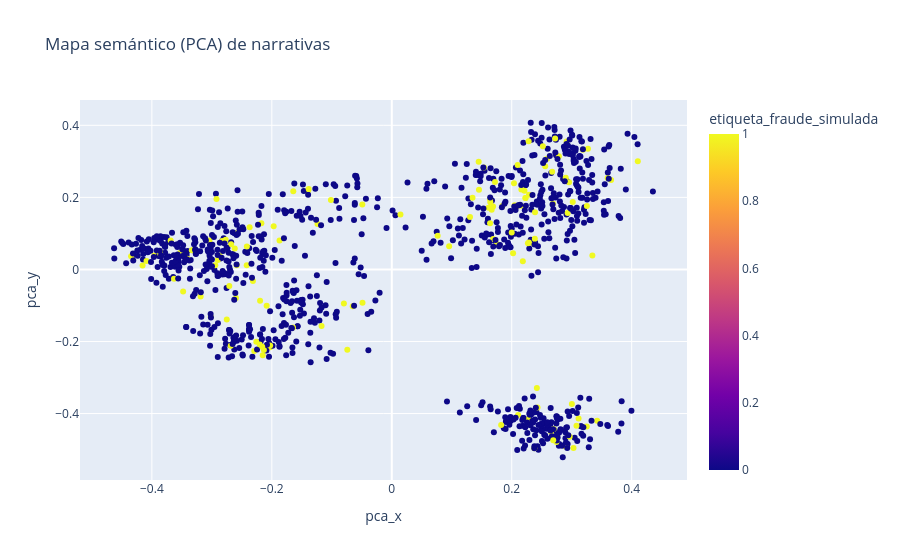

Notebook code cell kept with this figure:
### Code cell
# NLP: Mapa semántico (PCA) + pares similares (cosine)
import ast
from sklearn.decomposition import PCA
from sklearn.metrics.pairwise import cosine_similarity

if 'descripcion_embedding' not in df_master.columns:
    raise RuntimeError('No existe descripcion_embedding en siniestros')

# Embeddings pueden venir como lista o string; normalizamos

def clean_embedding(val):
    if val is None:
        return None
    if isinstance(val, str):
        return np.array(ast.literal_eval(val))
    return np.array(val)

_df_nlp = df_master[df_master['descripcion_embedding'].notnull()].copy()
_df_nlp['emb'] = _df_nlp['descripcion_embedding'].apply(clean_embedding)
_df_nlp = _df_nlp[_df_nlp['emb'].notnull()].copy()
embeddings = np.stack(_df_nlp['emb'].values)

print('✅ Siniestros con embedding:', len(_df_nlp))

# PCA 2D
pca = PCA(n_components=2)
coords = pca.fit_transform(embeddings)
_df_nlp['pca_x'] = coords[:, 0]
_df_nlp['pca_y'] = coords[:, 1]

fig = px.scatter(
    _df_nlp,
    x='pca_x', y='pca_y',
    color='etiqueta_fraude_simulada',
    hover_data=['codigo_siniestro','cobertura','sucursal'],
    title='Mapa semántico (PCA) de narrativas'
)
fig.show()

# Similitud coseno y pares (filtrado por cruce de entidades)
threshold = 0.95
sim_matrix = cosine_similarity(embeddings)
triu = np.triu(sim_matrix, k=1)
idx = np.where(triu > threshold)

pairs = []
for i, j in zip(*idx):
    s1 = _df_nlp.iloc[i]
    s2 = _df_nlp.iloc[j]

    distinto_asegurado = s1.get('id_asegurado') != s2.get('id_asegurado')
    distinto_proveedor = s1.get('id_proveedor') != s2.get('id_proveedor')
    if not (distinto_asegurado or distinto_proveedor):
        continue

    pairs.append({
        'Siniestro_1': s1['codigo_siniestro'],
        'Siniestro_2': s2['codigo_siniestro'],
        'Similitud': float(triu[i, j]),
        'id_asegurado_1': s1.get('id_asegurado'),
        'id_asegurado_2': s2.get('id_asegurado'),
        'id_proveedor_1': s1.get('id_proveedor'),
        'id_proveedor_2': s2.get('id_proveedor'),
        'Narrativa_1': (s1.get('descripcion_narrativa','')[:140] + '...'),
        'Narrativa_2': (s2.get('descripcion_narrativa','')[:140] + '...'),
    })

pairs_df = pd.DataFrame(pairs)
print(f"🔥 Pares similares (>{threshold}) con cruce de entidades:", len(pairs_df))
if not pairs_df.empty:
    display(pairs_df.sort_values('Similitud', ascending=False).head(10))

### Figure 1 — Plotly figure (JSON) as saved in the notebook; plotly's stock layout.template omitted (floating-point values rounded to 4 significant figures; data arrays with more than 128 entries replaced by an {"elided": "..."} marker saying what was removed)
{"data": [{"customdata": {"elided": "1000x3 str values"}, "hovertemplate": "pca_x=%{x}<br>pca_y=%{y}<br>codigo_siniestro=%{customdata[0]}<br>cobertura=%{customdata[1]}<br>sucursal=%{customdata[2]}<br>etiqueta_fraude_simulada=%{marker.color}<extra></extra>", "legendgroup": "", "marker": {"color": {"elided": "1000 int values"}, "coloraxis": "coloraxis", "symbol": "circle"}, "mode": "markers", "name": "", "orientation": "v", "showlegend": false, "type": "scatter", "x": {"elided": "1000 float values"}, "xaxis": "x", "y": {"elided": "1000 float values"}, "yaxis": "y"}], "layout": {"coloraxis": {"colorbar": {"title": {"text": "etiqueta_fraude_simulada"}}, "colorscale": [[0, "#0d0887"], [0.1111, "#46039f"], [0.2222, "#7201a8"], [0.3333, "#9c179e"], [0.4444, "#bd3786"], [0.5556, "#d8576b"], [0.6667, "#ed7953"], [0.7778, "#fb9f3a"], [0.8889, "#fdca26"], [1, "#f0f921"]]}, "legend": {"tracegroupgap": 0}, "title": {"text": "Mapa semántico (PCA) de narrativas"}, "xaxis": {"anchor": "y", "domain": [0, 1], "title": {"text": "pca_x"}}, "yaxis": {"anchor": "x", "domain": [0, 1], "title": {"text": "pca_y"}}}}
